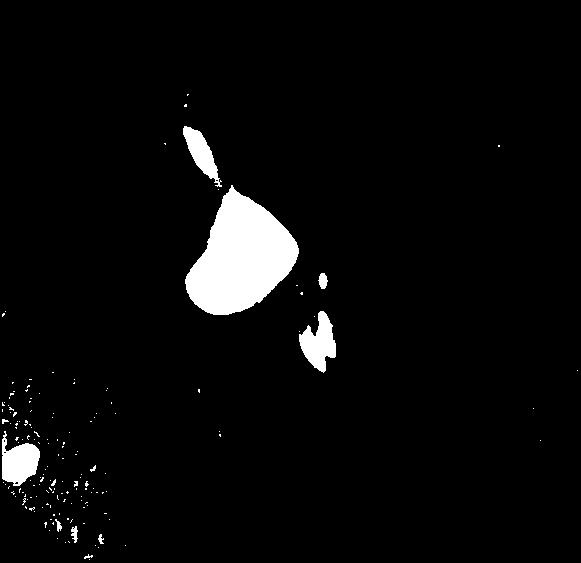
#> input picture 医院项目/2-医学图像预处理/3-二值化并筛选/3.jpg, 581 x 563 px
$ python '像素占比.py'
#> lines starting #> are read from the running program, lines starting #| are printed output that depends on the picture; after the words box and inside, x2 and y2 are one past the last pixel; in counts of white or black regions, pixels touching at a corner belong together
import cv2
import  numpy as np

img=cv2.imread('3.jpg',cv2.IMREAD_GRAYSCALE) #灰度图像
#> img is the input picture: shape (563, 581); min 0, max 255, mean 10.4
x,y= img.shape
#> x = 563; y = 581
print(x)
#| 563

print(img.shape)
#| (563, 581)

# #遍历灰度图，阈值大于150的全变白
for i in range(x):
    for j in range(y):
        if img[i,j]>0:
            img[i,j]=255
        else:
            img[i,j]=0
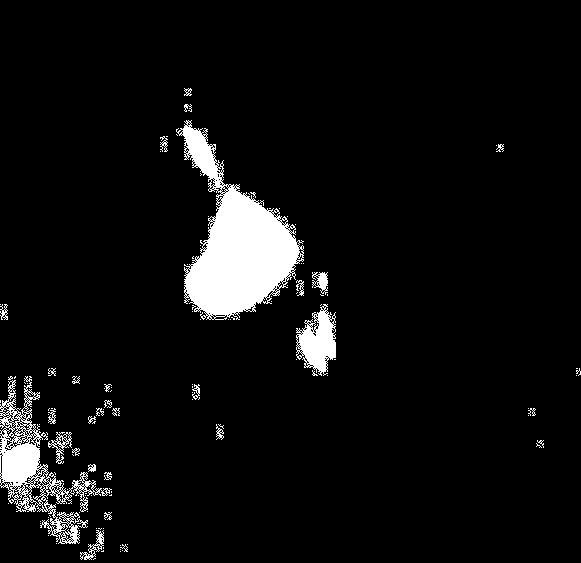
#> img: shape (563, 581); 5.8% white; 125 white regions (97 under 20 px), largest, box (x1, y1, x2, y2) and area: (176, 120, 304, 320) 11161, (0, 376, 112, 544) 4326, (296, 304, 336, 376) 1673
black = 0
white = 0
#遍历二值图，为0则black+1，否则white+1
for i in range(x):
    for j in range(y):
        if img[i,j]==0:
            black+=1
        else:
            white+=1
#> after the loop, black = 308211; white = 18892
print("白色个数:",white)
#| 白色个数: 18892
print("黑色个数:",black)
#| 黑色个数: 308211
rate1 = white/(x*y)
#> rate1 = 0.0578
rate2 = black/(x*y)
#> rate2 = 0.942
print(white+black)
#| 327103

rate1 = white/(white+black)
rate2 = black/(white+black)

print("白色占比:", round(rate1*100,2),'%')
#| 白色占比: 5.78 %
print("黑色占比:", round(rate2*100,2),'%')
#| 黑色占比: 94.22 %
